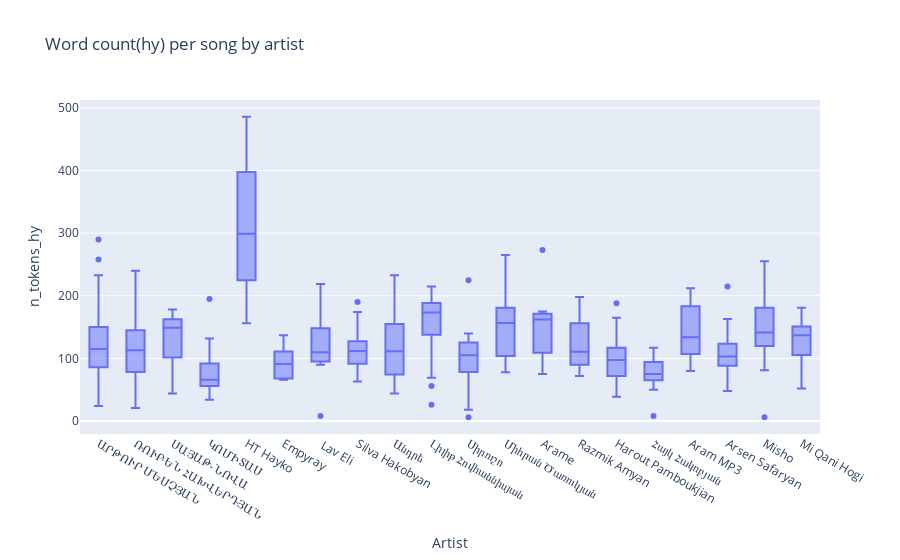

The code cell stored with this chart in its notebook:
### Code cell
fig = px.box(df, x='Artist', y='n_tokens_hy', title='Word count(hy) per song by artist')
fig.show()

### Figure 1 — Plotly figure (JSON) as saved in the notebook; plotly's stock layout.template omitted (floating-point values rounded to 4 significant figures; data arrays with more than 128 entries replaced by an {"elided": "..."} marker saying what was removed)
{"data": [{"alignmentgroup": "True", "hovertemplate": "Artist=%{x}<br>n_tokens_hy=%{y}<extra></extra>", "legendgroup": "", "marker": {"color": "#636efa"}, "name": "", "notched": false, "offsetgroup": "", "orientation": "v", "showlegend": false, "type": "box", "x": {"elided": "506 str values"}, "x0": " ", "xaxis": "x", "y": {"elided": "506 int values"}, "y0": " ", "yaxis": "y"}], "layout": {"boxmode": "group", "legend": {"tracegroupgap": 0}, "title": {"text": "Word count(hy) per song by artist"}, "xaxis": {"anchor": "y", "domain": [0, 1], "title": {"text": "Artist"}}, "yaxis": {"anchor": "x", "domain": [0, 1], "title": {"text": "n_tokens_hy"}}}}
